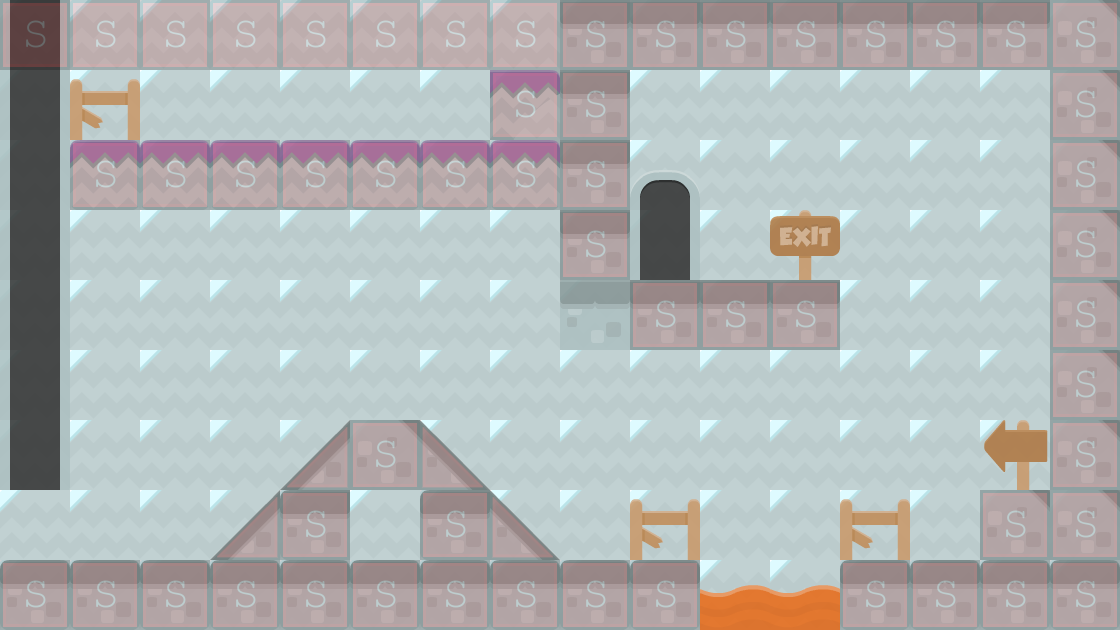

Rendered tile map (Tiled .tmx) drawn with the repository's tilesets; below, a short description and the map source with its tile grids summarised:
An orthogonal 16x9 tile map with 70x70 px tiles, 4 tile layers (background3, background2, background, collision), 2 tilesets and 6 objects (3x BadGuy, Mushroom).

<map version="1.0" orientation="orthogonal" renderorder="right-down" width="16" height="9" tilewidth="70" tileheight="70" backgroundcolor="#a70000">
 <tileset firstgid="1" name="background-tiles" tilewidth="70" tileheight="70">
  <image source="../img/background-tiles.png" width="910" height="910" />
 </tileset>
 <tileset firstgid="170" name="meta-tiles" tilewidth="70" tileheight="70">
  <image source="../img/meta-tiles.png" width="350" height="70" />
  <tile id="1">
   <properties>
    <property name="type" value="lslope" />
   </properties>
  </tile>
  <tile id="3">
   <properties>
    <property name="type" value="rslope" />
   </properties>
  </tile>
  <tile id="4">
   <properties>
    <property name="type" value="solid" />
   </properties>
  </tile>
 </tileset>
 <layer name="background3" width="16" height="9">
  <data>[144 cells, 144 non-empty, 1 distinct tile ids]</data>
 </layer>
 <layer name="background2" width="16" height="9">
  <data>[144 cells, 144 non-empty, 1 distinct tile ids]</data>
 </layer>
 <layer name="background" width="16" height="9" opacity="0.87">
  <data>[144 cells, 68 non-empty, 14 distinct tile ids]</data>
 </layer>
 <layer name="collision" width="16" height="9" opacity="0.18">
  <data>[144 cells, 59 non-empty, 3 distinct tile ids]</data>
 </layer>
 <objectgroup name="EnemyEntities">
  <object name="BadGuy" x="560" y="494" width="136" height="68" />
  <object name="BadGuy" x="844" y="492" width="136" height="64" />
  <object x="480" y="70" height="24" />
  <object x="418" y="78" height="2" />
  <object name="BadGuy" x="-2" y="70" width="490" height="66" />
 </objectgroup>
 <objectgroup name="CollectableEntities">
  <object name="Mushroom" x="132" y="490" width="70" height="68" />
 </objectgroup>
</map>
